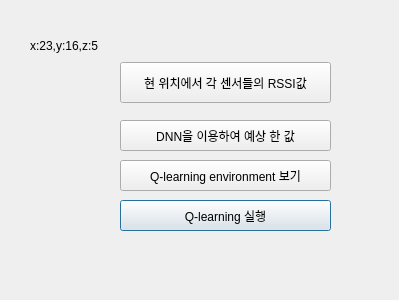
<?xml version="1.0" encoding="UTF-8"?>
<ui version="4.0">
 <class>Dialog</class>
 <widget class="QDialog" name="Dialog">
  <property name="geometry">
   <rect>
    <x>0</x>
    <y>0</y>
    <width>399</width>
    <height>300</height>
   </rect>
  </property>
  <property name="windowTitle">
   <string>Dialog</string>
  </property>
  <widget class="QLabel" name="label">
   <property name="geometry">
    <rect>
     <x>30</x>
     <y>35</y>
     <width>81</width>
     <height>21</height>
    </rect>
   </property>
   <property name="text">
    <string>x:23,y:16,z:5</string>
   </property>
  </widget>
  <widget class="QPushButton" name="btn4">
   <property name="geometry">
    <rect>
     <x>120</x>
     <y>200</y>
     <width>211</width>
     <height>31</height>
    </rect>
   </property>
   <property name="text">
    <string>Q-learning 실행</string>
   </property>
  </widget>
  <widget class="QPushButton" name="btn1">
   <property name="geometry">
    <rect>
     <x>120</x>
     <y>62</y>
     <width>211</width>
     <height>41</height>
    </rect>
   </property>
   <property name="text">
    <string>현 위치에서 각 센서들의 RSSI값</string>
   </property>
  </widget>
  <widget class="QPushButton" name="btn2">
   <property name="geometry">
    <rect>
     <x>120</x>
     <y>120</y>
     <width>211</width>
     <height>31</height>
    </rect>
   </property>
   <property name="text">
    <string>DNN을 이용하여 예상 한 값</string>
   </property>
  </widget>
  <widget class="QPushButton" name="btn3">
   <property name="geometry">
    <rect>
     <x>120</x>
     <y>160</y>
     <width>211</width>
     <height>31</height>
    </rect>
   </property>
   <property name="text">
    <string>Q-learning environment 보기</string>
   </property>
  </widget>
 </widget>
 <resources/>
 <connections/>
</ui>
